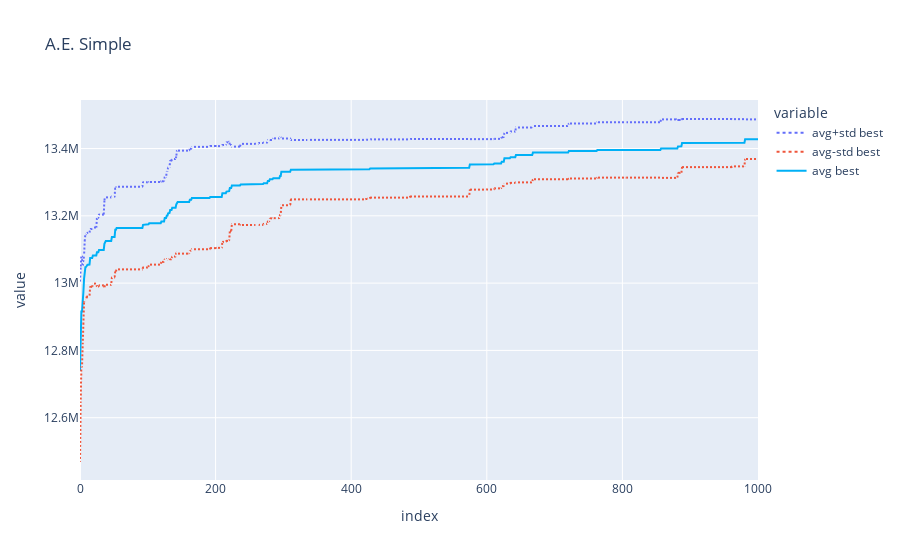

This figure's notebook cell:
### Code cell
print_hof(hof1)
plot_bests(logs1, 'E.A. Simple')

### Figure 1 — Plotly figure (JSON) as saved in the notebook; plotly's stock layout.template omitted (floating-point values rounded to 4 significant figures; data arrays with more than 128 entries replaced by an {"elided": "..."} marker saying what was removed)
{"data": [{"hovertemplate": "variable=avg+std best<br>index=%{x}<br>value=%{y}<extra></extra>", "legendgroup": "avg+std best", "line": {"color": "#636efa", "dash": "dot"}, "mode": "lines", "name": "avg+std best", "showlegend": true, "type": "scattergl", "x": {"elided": "1001 int values"}, "xaxis": "x", "y": {"elided": "1001 float values"}, "yaxis": "y"}, {"hovertemplate": "variable=avg-std best<br>index=%{x}<br>value=%{y}<extra></extra>", "legendgroup": "avg-std best", "line": {"color": "#EF553B", "dash": "dot"}, "mode": "lines", "name": "avg-std best", "showlegend": true, "type": "scattergl", "x": {"elided": "1001 int values"}, "xaxis": "x", "y": {"elided": "1001 float values"}, "yaxis": "y"}, {"line": {"color": "rgb(0,176,246)"}, "name": "avg best", "type": "scatter", "x": {"elided": "1001 int values"}, "y": {"elided": "1001 float values"}}], "layout": {"legend": {"title": {"text": "variable"}, "tracegroupgap": 0}, "title": {"text": "A.E. Simple"}, "xaxis": {"anchor": "y", "domain": [0, 1], "title": {"text": "index"}}, "yaxis": {"anchor": "x", "domain": [0, 1], "title": {"text": "value"}}}}
